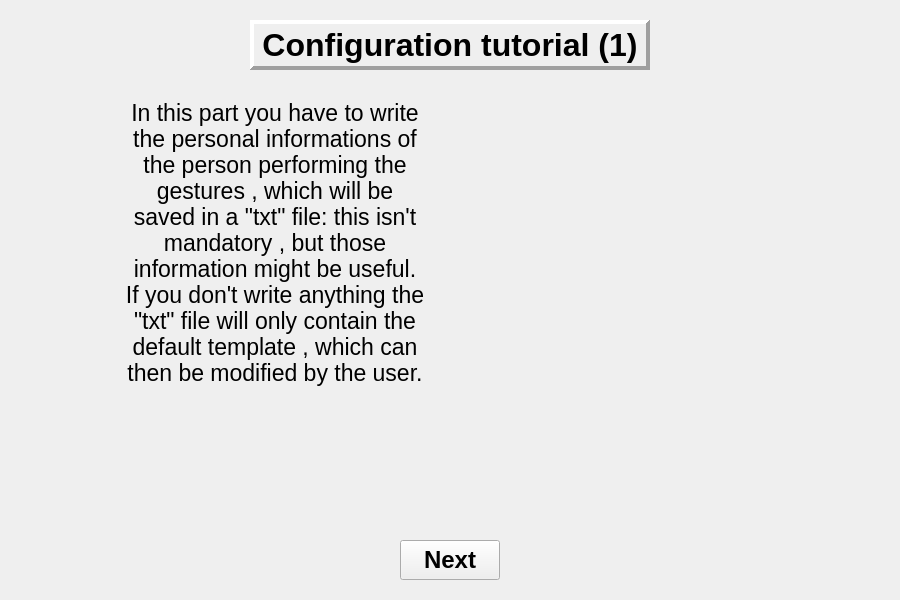
<?xml version="1.0" encoding="UTF-8"?>
<ui version="4.0">
 <class>ConfigurationTutorial_Window</class>
 <widget class="QWidget" name="ConfigurationTutorial_Window">
  <property name="geometry">
   <rect>
    <x>0</x>
    <y>0</y>
    <width>900</width>
    <height>600</height>
   </rect>
  </property>
  <property name="windowTitle">
   <string>Form</string>
  </property>
  <widget class="QLabel" name="ConfigurationTutorial_Title_Label">
   <property name="geometry">
    <rect>
     <x>250</x>
     <y>20</y>
     <width>400</width>
     <height>50</height>
    </rect>
   </property>
   <property name="font">
    <font>
     <pointsize>24</pointsize>
     <weight>75</weight>
     <bold>true</bold>
    </font>
   </property>
   <property name="frameShape">
    <enum>QFrame::Panel</enum>
   </property>
   <property name="frameShadow">
    <enum>QFrame::Raised</enum>
   </property>
   <property name="lineWidth">
    <number>4</number>
   </property>
   <property name="text">
    <string>Configuration tutorial (1)</string>
   </property>
   <property name="alignment">
    <set>Qt::AlignCenter</set>
   </property>
  </widget>
  <widget class="QLabel" name="ConfigurationTutorialText_Label">
   <property name="geometry">
    <rect>
     <x>125</x>
     <y>100</y>
     <width>300</width>
     <height>400</height>
    </rect>
   </property>
   <property name="font">
    <font>
     <pointsize>17</pointsize>
    </font>
   </property>
   <property name="text">
    <string>&lt;html&gt;&lt;head/&gt;&lt;body&gt;&lt;p&gt;In this part you have to write the personal informations of the person &lt;span style=&quot; font-style:italic;&quot;&gt;performing the gestures&lt;/span&gt;, which will be saved in a &amp;quot;txt&amp;quot; file: &lt;span style=&quot; font-weight:600;&quot;&gt;this isn't mandatory&lt;/span&gt;, but those information might be useful. &lt;/p&gt;&lt;p&gt;&lt;br/&gt;&lt;/p&gt;&lt;p&gt;If you don't write anything the &amp;quot;txt&amp;quot; file will only contain the &lt;span style=&quot; font-style:italic;&quot;&gt;default template&lt;/span&gt;, which can then be modified by the user.&lt;/p&gt;&lt;/body&gt;&lt;/html&gt;</string>
   </property>
   <property name="alignment">
    <set>Qt::AlignHCenter|Qt::AlignTop</set>
   </property>
   <property name="wordWrap">
    <bool>true</bool>
   </property>
  </widget>
  <widget class="QLabel" name="ConfigurationTutorialImage_Label">
   <property name="geometry">
    <rect>
     <x>475</x>
     <y>100</y>
     <width>300</width>
     <height>400</height>
    </rect>
   </property>
   <property name="text">
    <string/>
   </property>
   <property name="pixmap">
    <pixmap>../../../gui_content/pictures/Personal_Info.png</pixmap>
   </property>
   <property name="scaledContents">
    <bool>true</bool>
   </property>
  </widget>
  <widget class="QPushButton" name="Next_Button">
   <property name="geometry">
    <rect>
     <x>400</x>
     <y>540</y>
     <width>100</width>
     <height>40</height>
    </rect>
   </property>
   <property name="font">
    <font>
     <pointsize>18</pointsize>
     <weight>75</weight>
     <bold>true</bold>
    </font>
   </property>
   <property name="text">
    <string>Next</string>
   </property>
  </widget>
 </widget>
 <resources/>
 <connections/>
</ui>
